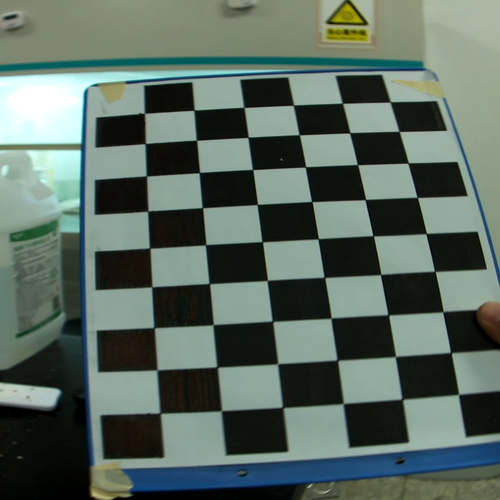
#> input picture ear/2_Video_Preprocessing/image_process/undistort/1.png, 500 x 500 px; its folder holds only this picture in this run
$ python fisheye_calibration.py
#> lines starting #> are read from the running program, lines starting #| are printed output that depends on the picture; after the words box and inside, x2 and y2 are one past the last pixel; in counts of white or black regions, pixels touching at a corner belong together; long printed decimals are rounded
# SetUp
import numpy as np
import cv2 as cv
import glob

############## FIND CHESSBOARD CORNERS - objPoints AND imgPoints #############

chessboardSize = (9,6)
frameSize = (1072,1440)

# termination criteria
criteria = (cv.TERM_CRITERIA_EPS + cv.TERM_CRITERIA_MAX_ITER, 30, 0.001)

# prepare object points, like (0,0,0), (1,0,0), (2,0,0) ....,(6,5,0)
objp = np.zeros((chessboardSize[0] * chessboardSize[1],3), np.float32)
objp[:,:2] = np.mgrid[0:chessboardSize[0],0:chessboardSize[1]].T.reshape(-1,2)

# Arrays to store object points and image points from all the images.
objpoints = [] # 3d point in real world space
imgpoints = [] # 2d points in image plane.


images = glob.glob('*.png')

for fname in images:
    img = cv.imread(fname)
#> img is the input picture: shape (500, 500, 3); mean B, G, R 97.1, 105.8, 90.4
    gray = cv.cvtColor(img, cv.COLOR_BGR2GRAY)
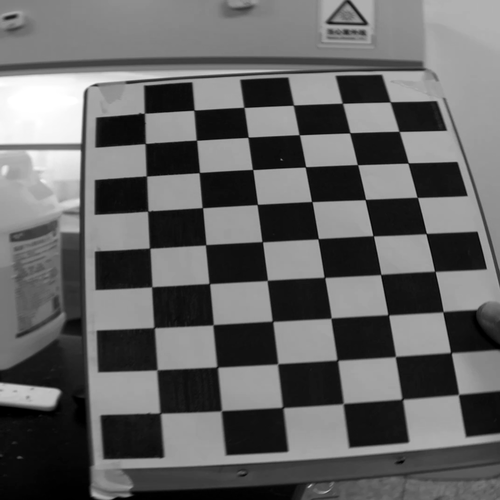
#> gray: shape (500, 500); min 0, max 255, mean 100.2
    # Find the chess board corners
    ret, corners = cv.findChessboardCorners(gray, chessboardSize, None)
#> ret = True; corners = 54 rows, first 8: [160.1, 413], [157, 369.7], [154.1, 327.5], [151.7, 286.8], [149.5, 248.1], [147.8, 211.2], [146.4, 176], [145.2, 143.5]

    # If found, add object points, image points (after refining them)
    if ret == True:

        objpoints.append(objp)
        corners2 = cv.cornerSubPix(gray,corners, (11,11), (-1,-1), criteria)
#> corners2 = 54 rows, first 8: [160, 413.2], [157, 369.9], [154.1, 327.6], [151.8, 286.7], [149.6, 248.2], [147.8, 211], [146.4, 176], [145.2, 143.5]
        imgpoints.append(corners2)

        # Draw and display the corners
        cv.drawChessboardCorners(img, chessboardSize, corners2, ret)
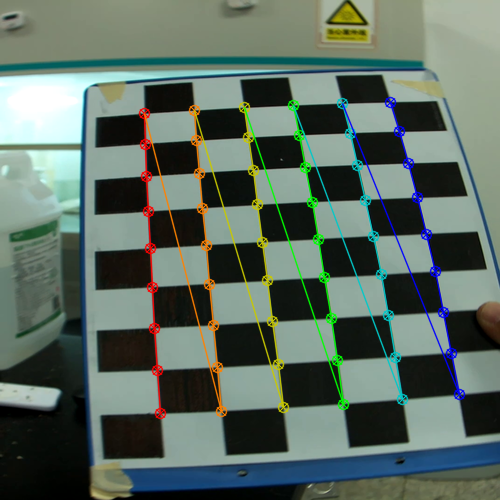
#> img: shape (500, 500, 3); 5.68% of pixels changed, all inside (x1, y1, x2, y2) = (138, 96, 466, 420)
        # cv.imshow('img', img)
        cv.waitKey(500)

cv.destroyAllWindows()

######## Calibration  ###################################
ret, mtx, dist, rvecs, tvecs = cv.calibrateCamera(objpoints, imgpoints, frameSize, None, None)
#> ret = 1.11; mtx = [[1775.8, 0, 438.2], [0, 3295.1, 714.7], [0, 0, 1]]; dist = [[-1.81, -48.18, -0.398, -0.301, 425]]; rvecs = ([-0.836, -0.899, -1.54],); tvecs = ([-4.48, -2.44, 32.23],)

# NumPy (np.savez, np.savetxt etc)

print("Camera Calibrated:", ret)
#| Camera Calibrated: 1.112
print("\nCamera Matrix:\n", mtx)
#| Camera Matrix:
#|  [[1.77584974e+03 0.00000000e+00 4.38238766e+02]
#|  [0.00000000e+00 3.29514240e+03 7.14676439e+02]
#|  [0.00000000e+00 0.00000000e+00 1.00000000e+00]]
print("\nDistortion Parameters:\n", dist)
#| Distortion Parameters:
#|  [[-1.80796949e+00 -4.81842421e+01 -3.97776374e-01 -3.00691020e-01
#|    4.25038360e+02]]
print("\nRotation Vectors:\n", rvecs)
#| Rotation Vectors:
#|  (array([[-0.8359],
#|        [-0.8992 ],
#|        [-1.543]]),)
print("\nTranslation Vectors:\n", tvecs)
#| Translation Vectors:
#|  (array([[-4.477],
#|        [-2.438],
#|        [32.231]]),)


######## saving parameters ##############################

np.savez("mtx_dist.npz", x=mtx, y=dist)

$ run again, on ear/2_Video_Preprocessing/image_process/undistort/chessboard_frame301.png
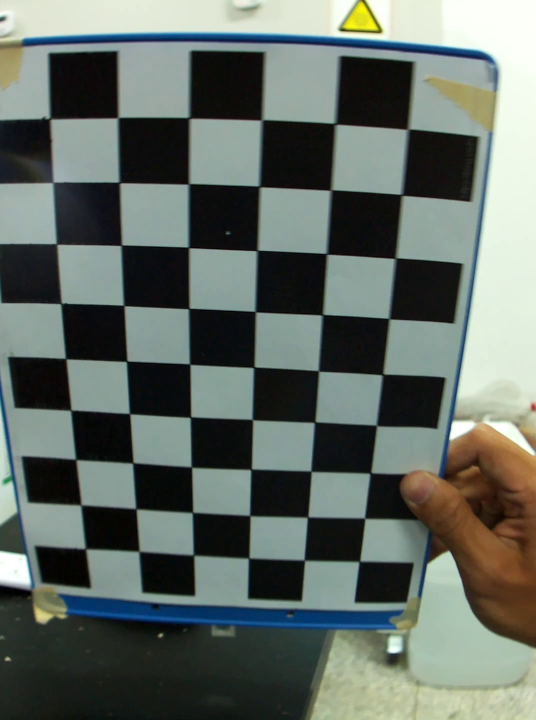
#> input picture ear/2_Video_Preprocessing/image_process/undistort/chessboard_frame301.png, 1072 x 1440 px (shown at 1/2 size)
#> img is the input picture: shape (1440, 1072, 3); mean B, G, R 101, 107.6, 98.5
#> `gray = cv.cvtColor(img, cv.COLOR_BGR2GRAY)`:
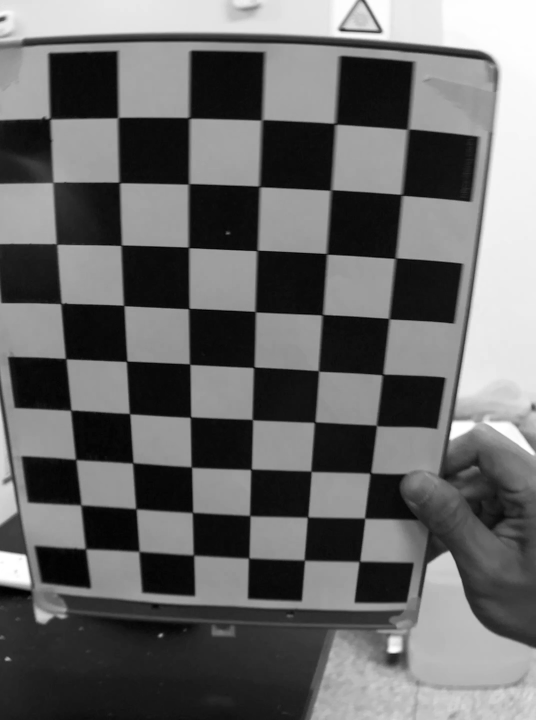
#> gray: shape (1440, 1072) (shown at 1/2 size); min 0, max 255, mean 104.1
#> `ret, corners = cv.findChessboardCorners(gray, chessboardSize, None)`: ret = True; corners = 54 rows, first 8: [172.5, 1098], [169, 1018], [158, 914], [141.2, 820.2], [130.9, 718.4], [122.1, 607.3], [113.2, 488.7], [106, 365]
#> corners2 = 54 rows, first 8: [171.3, 1098], [162, 1010.4], [151.8, 919.4], [142, 821], [131.9, 717.7], [122.6, 607.5], [113.4, 488.5], [106.3, 365.3]
#> `cv.drawChessboardCorners(img, chessboardSize, corners2, ret)`:
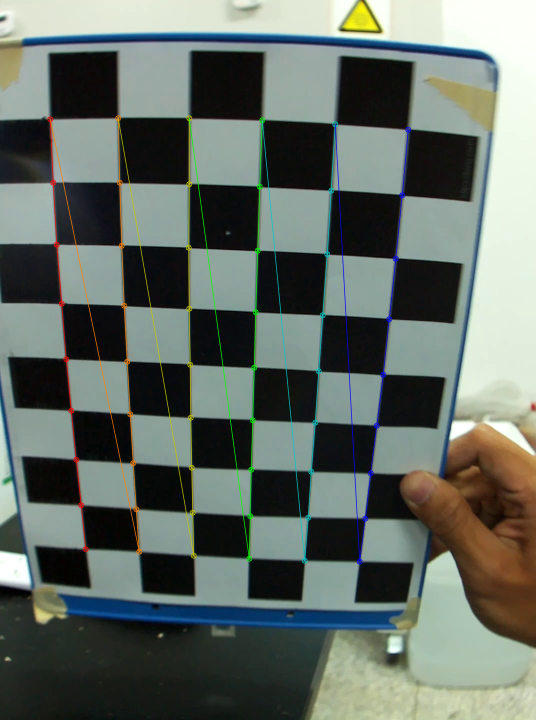
#> img: shape (1440, 1072, 3) (shown at 1/2 size); 2.15% of pixels changed, all inside (x1, y1, x2, y2) = (94, 230, 823, 1130)
#> `ret, mtx, dist, rvecs, tvecs = cv.calibrateCamera(objpoints, imgpoints..`: ret = 1.46; mtx = [[1895.6, 0, 624.4], [0, 1989.7, 680.2], [0, 0, 1]]; dist = [[-0.287, -1.35, 0.0357, -0.00492, 5.31]]; rvecs = ([0.479, 0.46, -1.46],); tvecs = ([-4.12, 3.54, 16.93],)
#| Camera Calibrated: 1.464
#| Camera Matrix:
#|  [[1.89563810e+03 0.00000000e+00 6.24386866e+02]
#|  [0.00000000e+00 1.98974995e+03 6.80240221e+02]
#|  [0.00000000e+00 0.00000000e+00 1.00000000e+00]]
#| Distortion Parameters:
#|  [[-2.87321443e-01 -1.34586662e+00  3.56502964e-02 -4.92175547e-03
#|    5.31135196e+00]]
#| Rotation Vectors:
#|  (array([[ 0.4786],
#|        [ 0.4598],
#|        [-1.463]]),)
#| Translation Vectors:
#|  (array([[-4.122],
#|        [ 3.541 ],
#|        [16.933]]),)

$ run again, on ear/2_Video_Preprocessing/image_process/undistort/chessboard_frame318.png
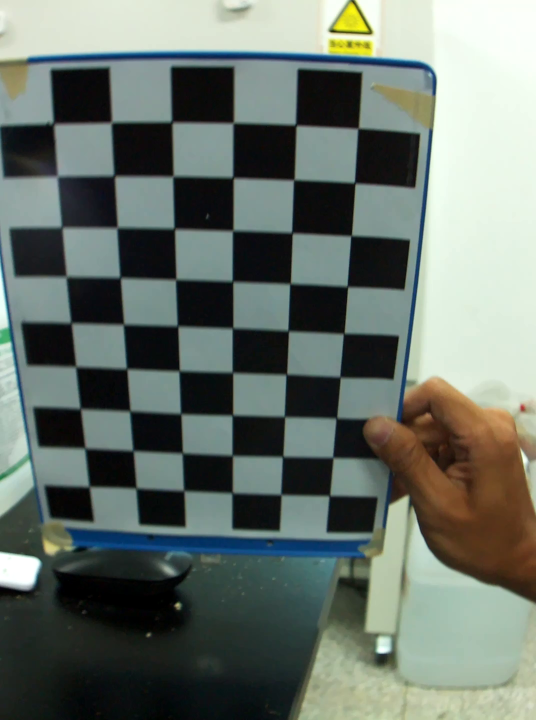
#> input picture ear/2_Video_Preprocessing/image_process/undistort/chessboard_frame318.png, 1072 x 1440 px (shown at 1/2 size)
#> img is the input picture: shape (1440, 1072, 3); mean B, G, R 107.4, 115.2, 105.3
#> `gray = cv.cvtColor(img, cv.COLOR_BGR2GRAY)`:
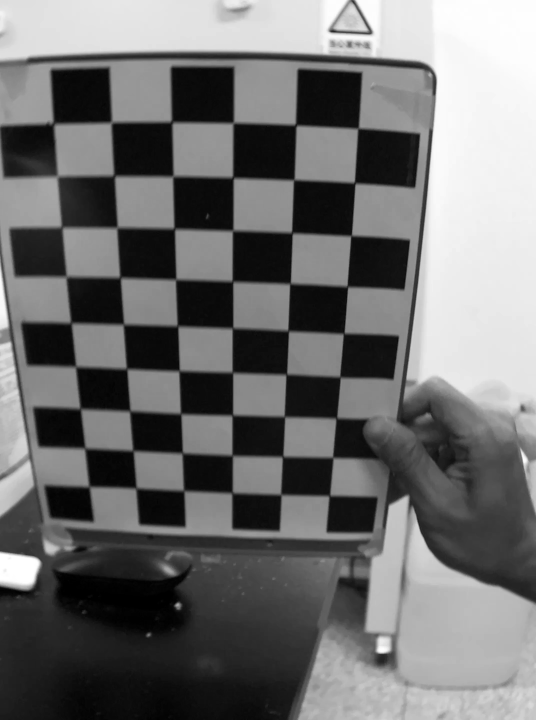
#> gray: shape (1440, 1072) (shown at 1/2 size); min 0, max 255, mean 111.3
#> `ret, corners = cv.findChessboardCorners(gray, chessboardSize, None)`: ret = True; corners = 54 rows, first 8: [180, 974], [174.9, 903], [164.4, 811.4], [156, 739], [146, 642], [132.5, 553.5], [122.8, 453], [115, 352.5]
#> corners2 = 54 rows, first 8: [178.6, 973.6], [169.9, 896.7], [160.8, 817.7], [151.7, 733.6], [142.4, 646], [132.9, 553.5], [123.9, 454.5], [114.9, 353.1]
#> `cv.drawChessboardCorners(img, chessboardSize, corners2, ret)`:
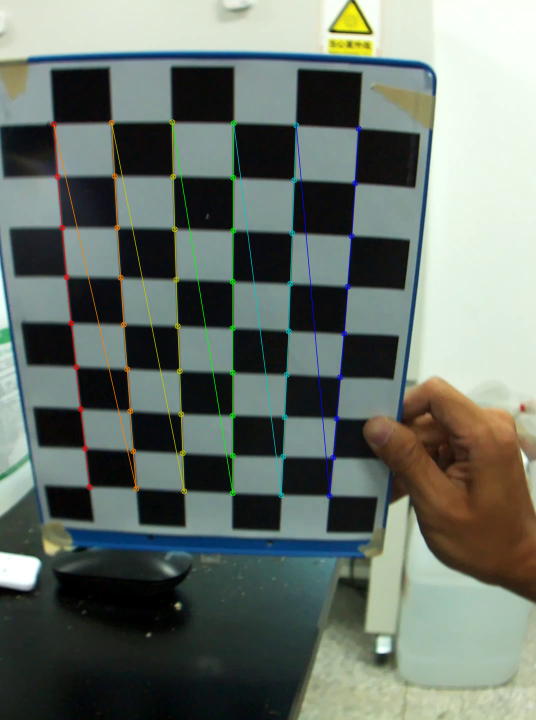
#> img: shape (1440, 1072, 3) (shown at 1/2 size); 1.86% of pixels changed, all inside (x1, y1, x2, y2) = (101, 238, 724, 999)
#> `ret, mtx, dist, rvecs, tvecs = cv.calibrateCamera(objpoints, imgpoints..`: ret = 1.34; mtx = [[1601.6, 0, 570.4], [0, 1568.3, 662.5], [0, 0, 1]]; dist = [[-0.0723, -1.75, 0.0396, -0.00382, 5.2]]; rvecs = ([0.413, 0.447, -1.49],); tvecs = ([-4.07, 3.21, 16.64],)
#| Camera Calibrated: 1.338
#| Camera Matrix:
#|  [[1.60155176e+03 0.00000000e+00 5.70434642e+02]
#|  [0.00000000e+00 1.56834905e+03 6.62542444e+02]
#|  [0.00000000e+00 0.00000000e+00 1.00000000e+00]]
#| Distortion Parameters:
#|  [[-7.23399680e-02 -1.75088983e+00  3.95718629e-02 -3.82115842e-03
#|    5.20240078e+00]]
#| Rotation Vectors:
#|  (array([[ 0.4126],
#|        [ 0.4475],
#|        [-1.488 ]]),)
#| Translation Vectors:
#|  (array([[-4.071 ],
#|        [ 3.214],
#|        [16.640]]),)

$ run again, on ear/2_Video_Preprocessing/image_process/undistort/chessboard_frame222.png
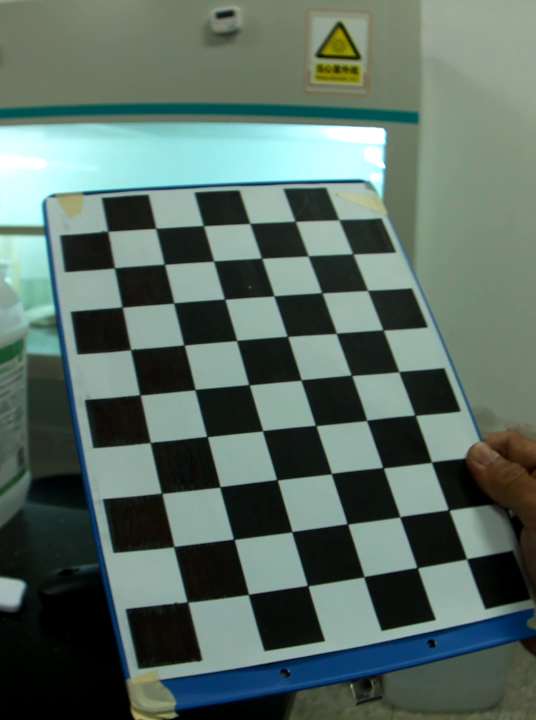
#> input picture ear/2_Video_Preprocessing/image_process/undistort/chessboard_frame222.png, 1072 x 1440 px (shown at 1/2 size)
#> img is the input picture: shape (1440, 1072, 3); mean B, G, R 100.1, 108.8, 90.1
#> `gray = cv.cvtColor(img, cv.COLOR_BGR2GRAY)`:
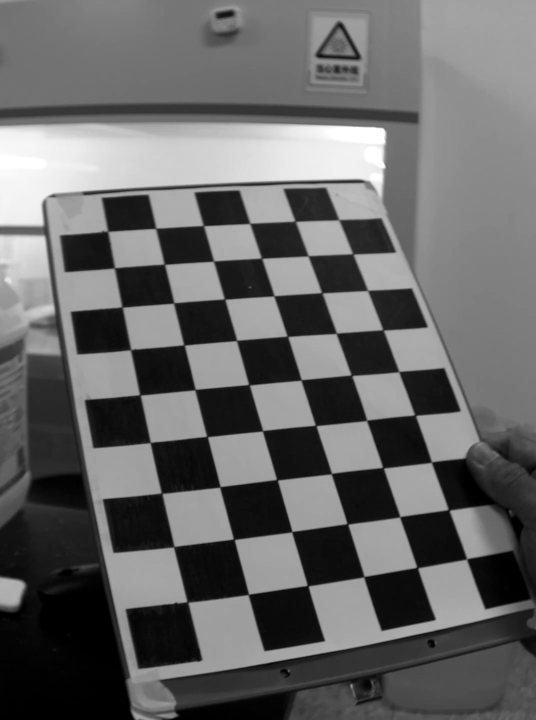
#> gray: shape (1440, 1072) (shown at 1/2 size); min 0, max 255, mean 102.1
#> `ret, corners = cv.findChessboardCorners(gray, chessboardSize, None)`: ret = True; corners = 54 rows, first 8: [377.2, 1205.6], [348.9, 1092.7], [322.1, 986.7], [301.9, 884.3], [280, 790.5], [262.9, 698.6], [242.1, 614], [227.9, 537.5]
#> corners2 = 54 rows, first 8: [375.3, 1204.5], [348, 1093.9], [323.7, 987], [300.9, 885.6], [280.3, 790.2], [261.7, 699.7], [244.5, 614.5], [229.4, 536.2]
#> `cv.drawChessboardCorners(img, chessboardSize, corners2, ret)`:
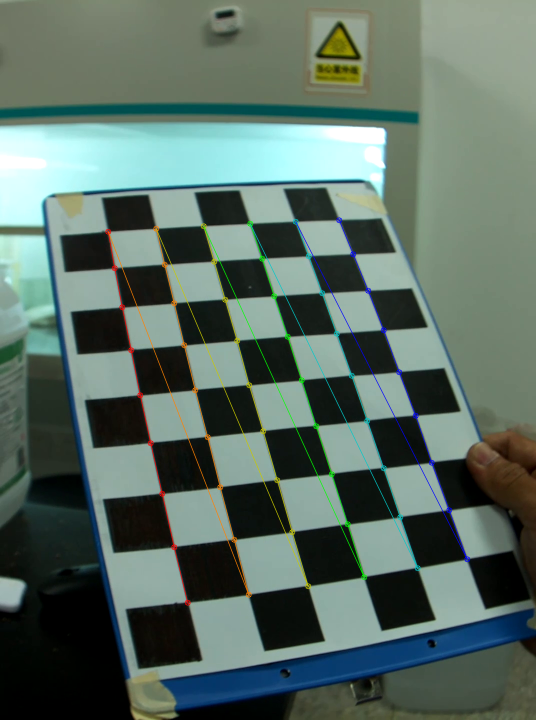
#> img: shape (1440, 1072, 3) (shown at 1/2 size); 1.8% of pixels changed, all inside (x1, y1, x2, y2) = (210, 434, 941, 1212)
#> `ret, mtx, dist, rvecs, tvecs = cv.calibrateCamera(objpoints, imgpoints..`: ret = 1.1; mtx = [[2270.6, 0, 491.5], [0, 2274.8, 686.3], [0, 0, 1]]; dist = [[-0.994, 5.63, 0.0491, 0.000273, -31.04]]; rvecs = ([-0.306, -0.721, -1.67],); tvecs = ([-0.914, 4.05, 17.57],)
#| Camera Calibrated: 1.101
#| Camera Matrix:
#|  [[2.27062598e+03 0.00000000e+00 4.91527341e+02]
#|  [0.00000000e+00 2.27476207e+03 6.86255204e+02]
#|  [0.00000000e+00 0.00000000e+00 1.00000000e+00]]
#| Distortion Parameters:
#|  [[-9.93526065e-01  5.62784144e+00  4.91132212e-02  2.73381719e-04
#|   -3.10422797e+01]]
#| Rotation Vectors:
#|  (array([[-0.3061],
#|        [-0.7213],
#|        [-1.667]]),)
#| Translation Vectors:
#|  (array([[-0.914],
#|        [ 4.049 ],
#|        [17.567]]),)
